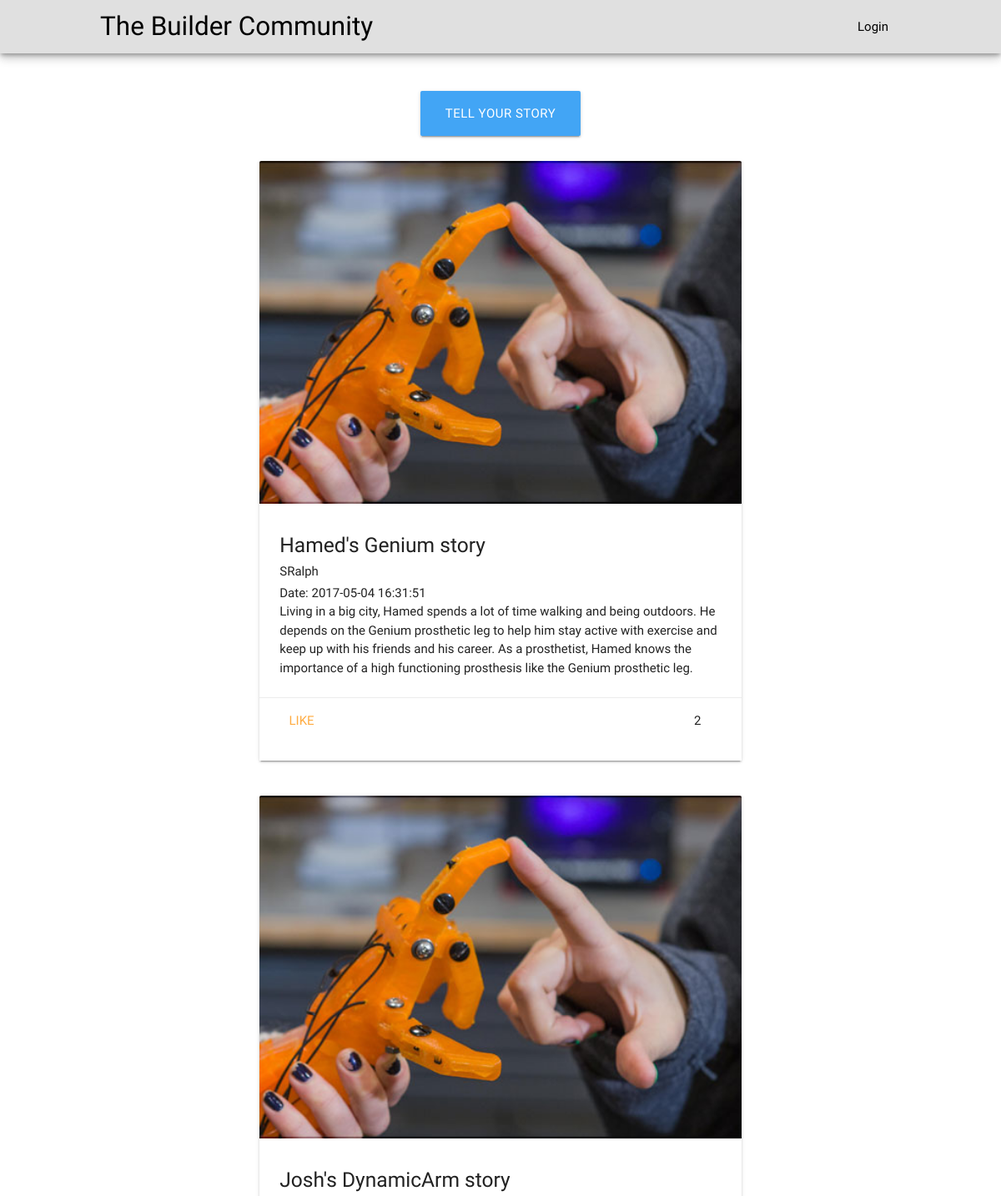
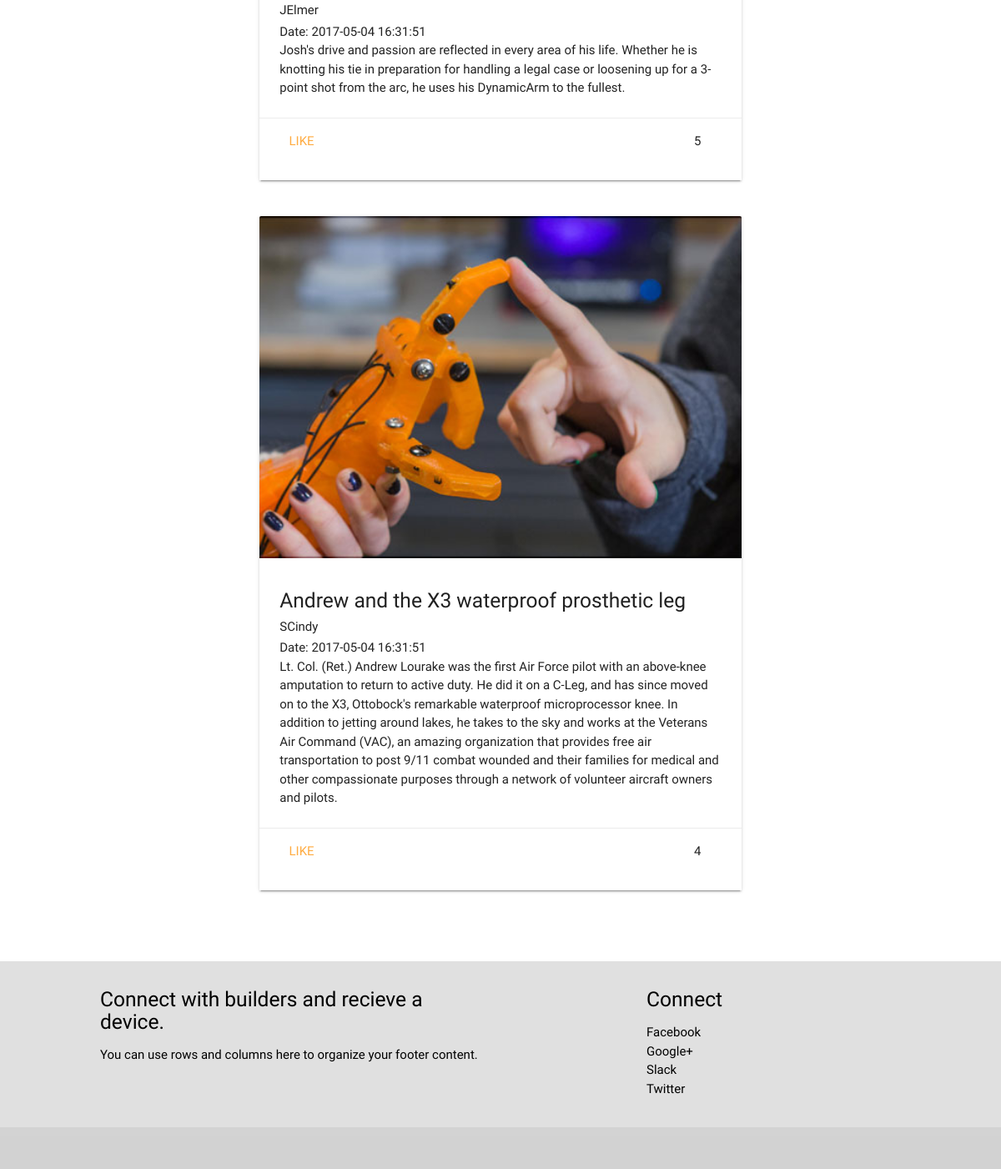
The page /hhp/stories.php on the database its author committed (2 pictures, top to bottom).
### tables this page shows
CREATE TABLE Stories
(
  story_id     int auto_increment,
  story_title   varchar(155) not null,
  user_id  int not null,
  story_text varchar(1000),
  story_photo  blob,
  date_posted Datetime,
  likes int not null,
  CONSTRAINT PK_Story PRIMARY KEY (story_id),
  CONSTRAINT FK_Story FOREIGN KEY (user_id) REFERENCES Accounts(user_id)
);

CREATE TABLE Accounts 
(
user_id     int auto_increment,
user_name   varchar(155)not null,   
password    varchar(35) not null,   
last_name  varchar(35) not null,   
first_name   varchar(35) not null,
user_sname  varchar(50),  
email       varchar(35) not null,   
address     varchar(155),   
age     	int not null,   
user_type   varchar(35), 
build_request boolean not null default 0,
CONSTRAINT PK_Person PRIMARY KEY (user_id,user_name)
);

### hhp/model/db_functions.php (called while the page is built, shortened)
<?php
function getStory() {
  $db = new PDO("mysql:host=localhost;dbname=hhp","root","");
  $query = 'SELECT * FROM stories
  inner join accounts on stories.user_id= accounts.user_id
            ORDER BY date_posted';
  $statement = $db->prepare($query);
  $statement->execute();
  $story = $statement->fetchAll();
  return $story;
}
?>

### hhp/stories.php (the view, shortened to what this page needs)
<?php
include 'view/header.php';
require_once('model/db_functions.php');
$stories = getStory();
?>
<br><br>
<a class="waves-effect waves-light btn-large blue lighten-1" style="align-self: center;" href=".?action=show_storiesform">Tell Your Story</a>
<br>
<?php foreach($stories as $story) : ?>
  <div class="row" style="width:100%">
    <div class="col s3 m0 l0">
    </div>
        <div class="col s12 m6 l6">
          <div class="card">
            <div class="card-image">
              <img src="images/sample1.jpg">
            </div>
            <div class="card-content">
              <h5><?php echo $story['story_title']; ?></h5>
              <h6><?php echo $story['user_name']; ?></h6>
              <p>Date: <?php echo $story['date_posted']; ?></p>
              <p><?php echo $story['story_text']; ?></p>
            </div>
            <div class="card-action">
            <div class="row">
              <div class="col s11">
              <a href="#">Like</a>
            </div>
            <div class="col s1">
              <?php echo $story['likes']; ?>
            </div>
          </div>
            </div>
          </div>
        </div>
      </div>
        <?php endforeach; ?>
<div class="column" style="height:50px"></div>
<?php include 'view/footer.php'; ?>

### hhp/css/custom.css (style rules this page uses)
body { display: flex; min-height: 100vh; flex-direction: column; }
a { color: #0097a7; }

### rows shown on the page
stories: story_title "Hamed's Genium story", accounts.user_name "SRalph", date_posted "2017-05-04 16:31:51", story_text "Living in a big city, Hamed spends a lot of time walking and being outdoors. He depends on the Genium prosthetic leg to help him stay active with exercise and keep up with his friends and his career. As a prosthetist, Hamed knows the importance of a high functioning prosthesis like the Genium prosthetic leg.", likes "2"
stories: story_title "Josh's DynamicArm story", accounts.user_name "JElmer", date_posted "2017-05-04 16:31:51", story_text "Josh's drive and passion are reflected in every area of his life. Whether he is knotting his tie in preparation for handling a legal case or loosening up for a 3-point shot from the arc, he uses his DynamicArm to the fullest.", likes "5"
stories: story_title "Andrew and the X3 waterproof prosthetic leg", accounts.user_name "SCindy", date_posted "2017-05-04 16:31:51", story_text "Lt. Col. (Ret.) Andrew Lourake was the first Air Force pilot with an above-knee amputation to return to active duty. He did it on a C-Leg, and has since moved on to the X3, Ottobock's remarkable waterproof microprocessor knee. In addition to jetting around lakes, he takes to the sky and works at the Veterans Air Command (VAC), an amazing organization that provides free air transportation to post 9/11 combat wounded and their families for medical and other compassionate purposes through a network of volunteer aircraft owners and pilots.", likes "4"
